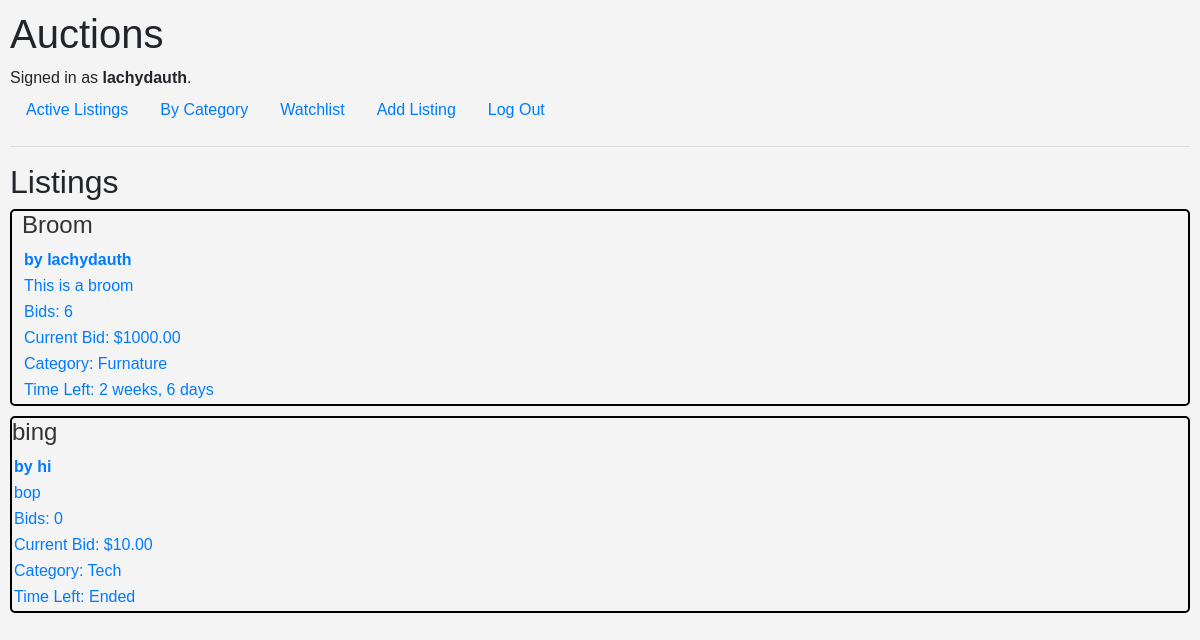
Screenshot of / (signed in) with the database file from the repository.
### auctions/models.py (models this page shows, shortened)
class User(AbstractUser):
    watching = models.ManyToManyField("Auction", blank=True, related_name="watchers")

class Auction(models.Model):
    title = models.CharField(max_length=64)
    description = models.CharField(max_length=512)
    starting_bid = models.DecimalField(max_digits=10, decimal_places=2)
    current_bid = models.DecimalField(max_digits=10, decimal_places=2, null=True, blank=True)
    owner = models.ForeignKey(User, on_delete=models.CASCADE, related_name="listings")
    end_date = models.DateTimeField()
    image_url = models.URLField(max_length=200, null=True, blank=True)
    category = models.ForeignKey(Category, on_delete=models.SET_NULL, null=True, related_name="auctions")

class Category(models.Model):
    name = models.CharField(max_length=64, unique=True)
    def __str__(self):
        return self.name

### auctions/views.py (the view)
# urls.py: path("", views.index, name="index"),
def index(request):
    current_time = timezone.now()
    listings = Auction.objects.all()
    return render(request, "auctions/index.html", {
        "title": "Listings",
        "listings": listings,
        "current_time": current_time,
    })

### auctions/templates/auctions/index.html (shortened to what this page needs)
{% extends "auctions/layout.html" %}
{% block body %}
    <h2>{{ title }}</h2>
    {% for listing in listings%}
        <a href="{% url 'listing' listing.id %}">
            <div class="listing">
                <div class="listing-left">
                    <h3 class="listing-heading">{{ listing.title }}</h3>
                    <p><strong>by {{ listing.owner }}</strong></p>
                    <p>{{ listing.description }}</p>
                    <p>Bids: {{ listing.bids.count }}</p>
                    <p>Current Bid: ${{ listing.current_bid }}</p>
                    <p>Category: {{ listing.category }}</p>
                    {% if listing.end_date > current_time %}
                    <p>Time Left:
                        {{ current_time|timesince:listing.end_date }}
                    </p>
                    {% else %}
                        <p>Time Left: Ended</p>
                    {% endif %}
                </div>
            </div>
        </a>
    {% empty%}
        <p>There are no current listings</p>
    {% endfor %}
{% endblock %}

### auctions/templates/auctions/layout.html (shortened to what this page needs)
{% load static %}
<!DOCTYPE html>
<html lang="en">
    <head>
        <link rel="stylesheet" href="https://stackpath.bootstrapcdn.com/bootstrap/4.4.1/css/bootstrap.min.css">
        <link href="{% static 'auctions/styles.css' %}" rel="stylesheet">
    </head>
    <body>
        <h1>Auctions</h1>
        <div>
            {% if user.is_authenticated %}
                Signed in as <strong>{{ user.username }}</strong>.
            {% else %}
                Not signed in.
            {% endif %}
        </div>
        <ul class="nav">
            <li class="nav-item">
                <a class="nav-link" href="{% url 'index' %}">Active Listings</a>
            </li>
            <li class="nav-item">
                <a class="nav-link" href="{% url 'category_finder' %}">By Category</a>
            </li>
            {% if user.is_authenticated %}
                <li class="nav-item">
                    <a class="nav-link" href="{% url 'watchlist' %}">Watchlist</a>
                </li>
                <li class="nav-item">
                    <a class="nav-link" href="{% url 'new_listing' %}">Add Listing</a>
                </li>
                <li class="nav-item">
                    <a class="nav-link" href="{% url 'logout' %}">Log Out</a>
                </li>
            {% endif %}
        </ul>
        <hr>
        {% block body %}
        {% endblock %}
    </body>
</html>

### auctions/static/auctions/styles.css (style rules this page uses)
body { padding: 10px; }
.listing { display: flex; border: 2px solid black; border-radius: 5px; gap: 10px; margin-bottom: 10px; }
p { margin: 2px; }
body { font-family: Arial, sans-serif; background-color: #f4f4f4; }
.listing-heading { font-size: 24px; color: #333; }

### rows the page displays
User: username "lachydauth"
Auction: title "Broom", owner "lachydauth", description "This is a broom", bids.count "6", current_bid "1000.00", category "Furnature", end_date "2 weeks, 6 days"
Auction: title "bing", owner "hi", description "bop", bids.count "0", current_bid "10.00", category "Tech", shows "Time Left: Ended"

### other values shown
{{ title }} "Listings"
